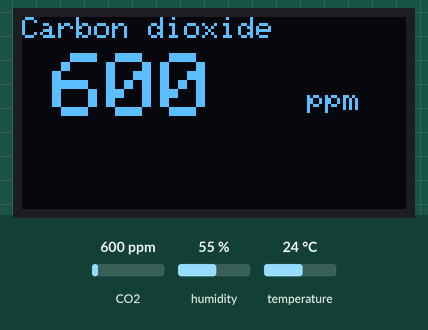
Simulated run of this sketch. Board: Arduino Uno, built with avr-gcc and run on an emulated ATmega328P. Shown: 128×64 one-colour display. The inputs (shaded band) are chosen by the test bench; at power-on: CO2 600 ppm, humidity 55 %, temperature 24 °C. What the sketch prints to the serial monitor is not drawn.

Above: at 5.7 s.
5.8 s: CO2 set to 452 ppm
At 11.6 s:
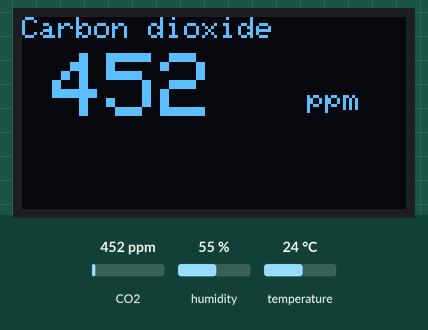
13.3 s: CO2 set to 1050 ppm
At 16.6 s:
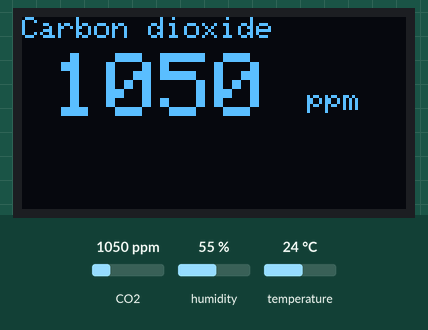
20.8 s: CO2 set to 1700 ppm
At 26.5 s:
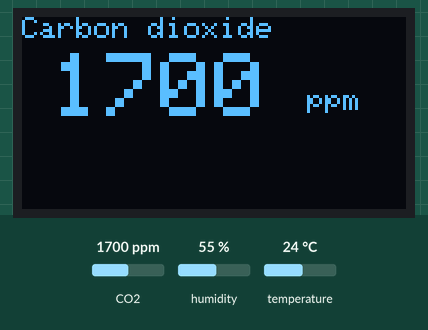
Timing chart, 0 to 28.0 s (numbered marks = the images above; inputs shaded):
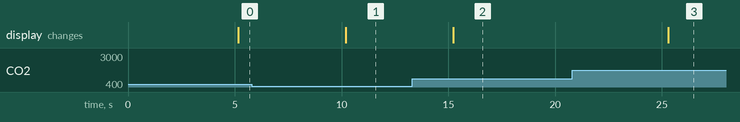

The sketch:

sketch_SCD40_SSD1306.ino
```cpp
/*  Sensirion SCD40 detector shows CO2 levels on SSD1306 OLED screen.
 *  Metro M0/ M4 boards will not run standard SCD4x program  https://learn.adafruit.com/adafruit-scd-40-and-scd-41/arduino
 *  at power on unless attached to Arduino IDE.
 * 'Wire begin' (line 73) modified for program to run automatically on power up.
 *  Will not work with Arduino Uno. Insufficient memory. */

/* * Copyright (c) 2021, Sensirion AG
 * All rights reserved.
 *
 * Redistribution and use in source and binary forms, with or without
 * modification, are permitted provided that the following conditions are met:
 *
 * * Redistributions of source code must retain the above copyright notice, this
 *   list of conditions and the following disclaimer.
 *
 * * Redistributions in binary form must reproduce the above copyright notice,
 *   this list of conditions and the following disclaimer in the documentation
 *   and/or other materials provided with the distribution.
 *
 * * Neither the name of Sensirion AG nor the names of its
 *   contributors may be used to endorse or promote products derived from
 *   this software without specific prior written permission.
 *
 * THIS SOFTWARE IS PROVIDED BY THE COPYRIGHT HOLDERS AND CONTRIBUTORS "AS IS"
 * AND ANY EXPRESS OR IMPLIED WARRANTIES, INCLUDING, BUT NOT LIMITED TO, THE
 * IMPLIED WARRANTIES OF MERCHANTABILITY AND FITNESS FOR A PARTICULAR PURPOSE
 * ARE DISCLAIMED. IN NO EVENT SHALL THE COPYRIGHT HOLDER OR CONTRIBUTORS BE
 * LIABLE FOR ANY DIRECT, INDIRECT, INCIDENTAL, SPECIAL, EXEMPLARY, OR
 * CONSEQUENTIAL DAMAGES (INCLUDING, BUT NOT LIMITED TO, PROCUREMENT OF
 * SUBSTITUTE GOODS OR SERVICES; LOSS OF USE, DATA, OR PROFITS; OR BUSINESS
 * INTERRUPTION) HOWEVER CAUSED AND ON ANY THEORY OF LIABILITY, WHETHER IN
 * CONTRACT, STRICT LIABILITY, OR TORT (INCLUDING NEGLIGENCE OR OTHERWISE)
 * ARISING IN ANY WAY OUT OF THE USE OF THIS SOFTWARE, EVEN IF ADVISED OF THE
 * POSSIBILITY OF SUCH DAMAGE.
 */

#include <Arduino.h>
#include <SensirionI2CScd4x.h>
#include <Wire.h>
#include <SPI.h>
#include <Adafruit_GFX.h>
#include <Adafruit_SSD1306.h>
Adafruit_SSD1306 display(4);
float gas;

SensirionI2CScd4x scd4x;


void printUint16Hex(uint16_t value) {
    Serial.print(value < 4096 ? "0" : "");
    Serial.print(value < 256 ? "0" : "");
    Serial.print(value < 16 ? "0" : "");
    Serial.print(value, HEX);
}

void printSerialNumber(uint16_t serial0, uint16_t serial1, uint16_t serial2) {
    Serial.print("Serial: 0x");
    printUint16Hex(serial0);
    printUint16Hex(serial1);
    printUint16Hex(serial2);
    Serial.println();
}

void setup() {


Serial.begin(9600);
display.begin(SSD1306_SWITCHCAPVCC, 0x3C);
// *** I2C address of of this Adafruit SSD1306 may have to be changed: eg 0x3C
display.setTextColor(WHITE);
    Serial;
    delay(100);
    Wire.begin();

    uint16_t error;
    char errorMessage[256];

    scd4x.begin(Wire);

    // stop potentially previously started measurement
    error = scd4x.stopPeriodicMeasurement();
    if (error) {
        Serial.print("Error trying to execute stopPeriodicMeasurement(): ");
        errorToString(error, errorMessage, 256);
        Serial.println(errorMessage);
    }

    uint16_t serial0;
    uint16_t serial1;
    uint16_t serial2;
    error = scd4x.getSerialNumber(serial0, serial1, serial2);
    if (error) {
        Serial.print("Error trying to execute getSerialNumber(): ");
        errorToString(error, errorMessage, 256);
        Serial.println(errorMessage);
    } else {
        printSerialNumber(serial0, serial1, serial2);
    }

    // Start Measurement
    error = scd4x.startPeriodicMeasurement();
    if (error) {
        Serial.print("Error trying to execute startPeriodicMeasurement(): ");
        errorToString(error, errorMessage, 256);
        Serial.println(errorMessage);
    }

    Serial.println("Waiting for first measurement... (5 sec)");
}

void loop() {
    uint16_t error;
    char errorMessage[256];
    delay(5000);


    // Read Measurement
    uint16_t co2;
    float temperature;
    float humidity;
    error = scd4x.readMeasurement(co2, temperature, humidity);
    if (error) {
        Serial.print("Error trying to execute readMeasurement(): ");
        errorToString(error, errorMessage, 256);
        Serial.println(errorMessage);
    } else if (co2 == 0) {
        Serial.println("Invalid sample detected, skipping.");
    } else {
        Serial.print("CO2: ");
        Serial.print(co2);
        Serial.print("\t");
        Serial.print("Temperature: ");
        Serial.print(temperature);
        Serial.print("\t");
        Serial.print("Humidity: ");
        Serial.println(humidity);
        gas = (co2);

        display.clearDisplay();
        display.setTextSize(3);
        display.setCursor(10, 12);
        display.print(gas,0);
        display.setTextSize(1);
        display.setCursor(0, 0);
        display.print("Carbon dioxide");
        display.setCursor(95, 24);
        display.print("ppm");
        display.display();

    }
}
```

Measured:
- after the input at 5.8 s, the display: changes after 4.4 s (image 1)
- after the input at 13.3 s, the display: changes after 1.9 s (image 2)
- after the input at 20.8 s, the display: changes after 4.5 s (image 3)
